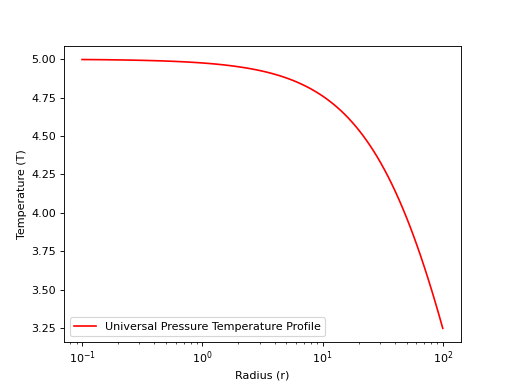

Here is the Python script that generated this plot:
import numpy as np
import matplotlib.pyplot as plt
from pisces.profiles.temperature import UniversalPressureTemperatureProfile
#
r = np.logspace(-1, 2, 100)
profile = UniversalPressureTemperatureProfile(T_0=5.0, r_s=300.0)
T = profile(r)
#
_ = plt.semilogx(r, T, 'r-', label='Universal Pressure Temperature Profile')
_ = plt.xlabel('Radius (r)')
_ = plt.ylabel('Temperature (T)')
_ = plt.legend()
plt.show()
